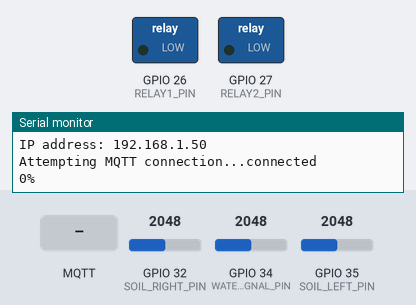
Recording of a sketch running on a simulated ESP32. Shown: switched loads named in the sketch (green lamp = pin HIGH), the last lines printed to the serial monitor. Inputs (shaded band) come from the test bench; at power-on: GPIO 32 (SOIL_RIGHT_PIN) = 2048, GPIO 34 (WATER_SEN_SIGNAL_PIN) = 2048, GPIO 35 (SOIL_LEFT_PIN) = 2048. WiFi joins after 1.5 s; servers stay silent unless stated; no MQTT or app messages arrive unless stated; pins used as bus, display or sensor lines are not drawn.

Above: at 3.2 s.
3.3 s: MQTT message "ON" arrives on the first subscribed topic
At 4.3 s:
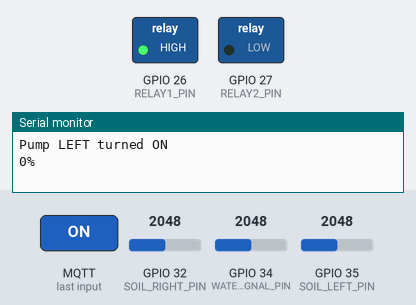
4.8 s: MQTT message "ON" arrives on the second subscribed topic
At 5.4 s:
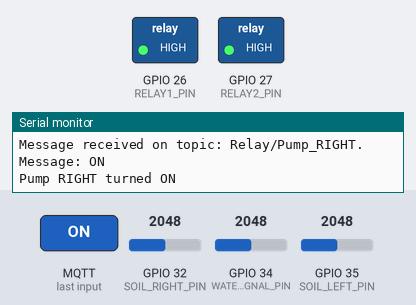
6.3 s: MQTT message "OFF" arrives on the first subscribed topic
At 7.7 s:
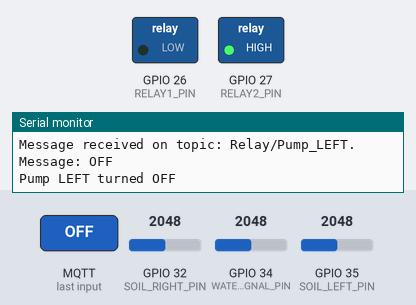
Timing chart, 0 to 9.3 s (numbered marks = the images above; inputs shaded):
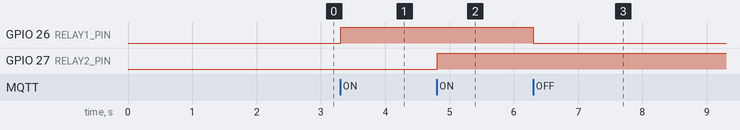

The sketch:

Esp32_30pin.ino
```cpp
#include <WiFi.h>
#include <PubSubClient.h>


// ----------------------- CONFIGs  -----------------------

// Config WiFi
const char* ssid        = "05 LuuDinhChat";
const char* password    = "0905272255";


// Config MQTT
const char* mqtt_server = "left01.local";
// const char* mqtt_server = "192.168.1.29";
const int mqtt_port     = 1883;

// MQTT Topics
const char* topic_relay_left  = "Relay/Pump_LEFT";
const char* topic_relay_right = "Relay/Pump_RIGHT";

const char* topic_soil_left   = "Soil/Moisture_LEFT";
const char* topic_soil_right  = "Soil/Moisture_RIGHT";

const char* topic_water_quan  = "Water/Quantity";


// ---------------------- VARIABLEs  ----------------------

// GPIO pins
#define RELAY1_PIN            26
#define RELAY2_PIN            27

#define SOIL_LEFT_PIN         35
#define SOIL_LEFT_POWER_PIN   17

#define SOIL_RIGHT_PIN        32
#define SOIL_RIGHT_POWER_PIN  16

#define WATER_SEN_SIGNAL_PIN  34
#define WATER_SEN_POWER_PIN   33

// MQTT Messages
uint16_t water_sensor_value = 0;
char msg_w_sen[5];

uint16_t soil1_sensor_value = 0;
char msg_s1_sen[5];

uint16_t soil2_sensor_value = 0;
char msg_s2_sen[5];

// Timer for publish Water_Quan
unsigned long lastPublishTime = 0;
const unsigned long publishInterval = 2000; // 2s

// Config Wifi & MQTT
WiFiClient espClient;
PubSubClient client(espClient);


// ---------------------- FUNCTIONs  ----------------------

// Connecting to WIFI
void setup_wifi() {
  delay(10);
  Serial.println();
  Serial.print("Connecting to WiFi: "); Serial.println(ssid);

  WiFi.begin(ssid, password);

  while (WiFi.status() != WL_CONNECTED) {
    delay(1000);
    Serial.print(".");
  }
  Serial.println("\nWiFi connected!");
  Serial.print("IP address: "); Serial.println(WiFi.localIP());
}

// Connecting to MQTT
void reconnect() {
  while (!client.connected()) {
    Serial.print("Attempting MQTT connection...");
    // Connect MQTT
    if (client.connect("ESP32_Client")) {
      Serial.println("connected");
      // Subscribe Topics
      client.subscribe(topic_relay_left);
      client.subscribe(topic_relay_right);
    } else {
      Serial.print("failed, rc=");
      Serial.print(client.state());
      Serial.println(" try again in 5 seconds");
      delay(5000);
    }
  }
}

// Callback Func
void callback(char* topic, byte* payload, unsigned int length) {
  String msg;
  for (int i = 0; i < length; i++) {
    msg += (char)payload[i];
  }

  Serial.print("Message received on topic: ");
  Serial.print(topic);
  Serial.print(". Message: ");
  Serial.println(msg);

  // Process MSGs
  if (String(topic) == topic_relay_left) {
    if (msg == "ON") {
      digitalWrite(RELAY1_PIN, HIGH);
      Serial.println("Pump LEFT turned ON");
    } else if (msg == "OFF") {
      digitalWrite(RELAY1_PIN, LOW);
      Serial.println("Pump LEFT turned OFF");
    }
  } else if (String(topic) == topic_relay_right) {
    if (msg == "ON") {
      digitalWrite(RELAY2_PIN, HIGH);
      Serial.println("Pump RIGHT turned ON");
    } else if (msg == "OFF") {
      digitalWrite(RELAY2_PIN, LOW);
      Serial.println("Pump RIGHT turned OFF");
    }
  }
}


// ---------------------- MAIN  ----------------------

void setup() {
  // Setup Serial for DEBUG
  Serial.begin(115200);

  // set the ADC attenuation to 11 dB (up to ~3.3V input)
  analogSetAttenuation(ADC_11db);

  // Setup PINs
  pinMode(RELAY1_PIN, OUTPUT);
  pinMode(RELAY2_PIN, OUTPUT);
  pinMode(WATER_SEN_POWER_PIN, OUTPUT);
  pinMode(SOIL_LEFT_POWER_PIN, OUTPUT);
  pinMode(SOIL_RIGHT_POWER_PIN, OUTPUT);

  // Turn OFF all Relays
  digitalWrite(RELAY1_PIN, LOW);
  digitalWrite(RELAY2_PIN, LOW);
  digitalWrite(WATER_SEN_POWER_PIN, LOW);
  digitalWrite(SOIL_LEFT_POWER_PIN, LOW);
  digitalWrite(SOIL_RIGHT_POWER_PIN, LOW);

  // Connect WiFi
  setup_wifi();

  // Setup MQTT server
  client.setServer(mqtt_server, mqtt_port);
  client.setCallback(callback);
}


void loop() {
  // Re-connect to MQTT
  if (!client.connected()) {
    reconnect();
  }
  client.loop(); // Main MQTT process loop

  digitalWrite(WATER_SEN_POWER_PIN, HIGH);
  digitalWrite(SOIL_LEFT_POWER_PIN, HIGH);
  digitalWrite(SOIL_RIGHT_POWER_PIN, HIGH);
  delay(10);

  // Read sensors
  water_sensor_value = analogRead(WATER_SEN_SIGNAL_PIN);
  water_sensor_value = map(water_sensor_value, 0, 4095, 0, 100);
  water_sensor_value = water_sensor_value - 50;

  soil1_sensor_value = analogRead(SOIL_LEFT_PIN);
  soil1_sensor_value = (100 - ((soil1_sensor_value/4095.00) * 100));

  soil2_sensor_value = analogRead(SOIL_RIGHT_PIN);
  soil2_sensor_value = (100 - ((soil2_sensor_value/4095.00) * 100));

  // PUBLISH Water quantity Value
  unsigned long currentMillis = millis();
  if (currentMillis - lastPublishTime >= publishInterval) {
    lastPublishTime = currentMillis;

    dtostrf(water_sensor_value, 4, 0, msg_w_sen);
    dtostrf(soil1_sensor_value, 4, 0, msg_s1_sen);
    dtostrf(soil2_sensor_value, 4, 0, msg_s2_sen);

    // Publish to MQTT topic
    client.publish(topic_water_quan, msg_w_sen);
    client.publish(topic_soil_left, msg_s1_sen);
    client.publish(topic_soil_right, msg_s2_sen);

    // DEBUG
    Serial.print(water_sensor_value);
    Serial.println("%");
  }
}
```

Measured:
- after the input at 3.3 s, GPIO 26 (RELAY1_PIN): LOW → HIGH at once
- after the input at 4.8 s, GPIO 27 (RELAY2_PIN): LOW → HIGH at once
- after the input at 6.3 s, GPIO 26 (RELAY1_PIN): HIGH → LOW at once
